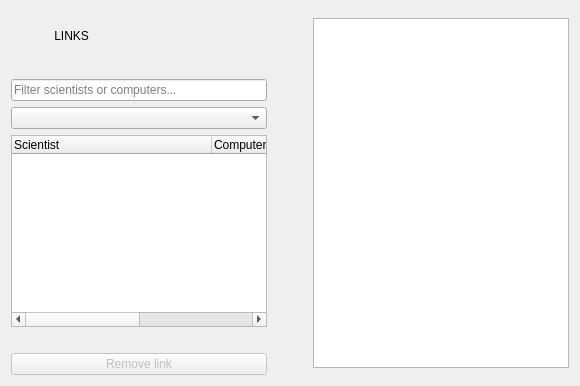
          <widget class="QWidget" name="tab_3">
           <attribute name="icon">
            <iconset resource="images.qrc">
             <normaloff>:/Buttons/skil3-links.png</normaloff>:/Buttons/skil3-links.png</iconset>
           </attribute>
           <attribute name="title">
            <string/>
           </attribute>
           <layout class="QHBoxLayout" name="horizontalLayout_9">
            <item>
             <layout class="QVBoxLayout" name="verticalLayout_5">
              <property name="leftMargin">
               <number>0</number>
              </property>
              <property name="rightMargin">
               <number>0</number>
              </property>
              <item>
               <widget class="QLabel" name="label_14">
                <property name="minimumSize">
                 <size>
                  <width>0</width>
                  <height>50</height>
                 </size>
                </property>
                <property name="maximumSize">
                 <size>
                  <width>16777215</width>
                  <height>50</height>
                 </size>
                </property>
                <property name="styleSheet">
                 <string notr="true">font: 18pt &quot;Agency FB&quot;;
image: url(:/Buttons/skil3-links.png);
image-position: left;</string>
                </property>
                <property name="text">
                 <string>             LINKS</string>
                </property>
               </widget>
              </item>
              <item>
               <spacer name="verticalSpacer_17">
                <property name="orientation">
                 <enum>Qt::Vertical</enum>
                </property>
                <property name="sizeType">
                 <enum>QSizePolicy::Fixed</enum>
                </property>
                <property name="sizeHint" stdset="0">
                 <size>
                  <width>20</width>
                  <height>12</height>
                 </size>
                </property>
               </spacer>
              </item>
              <item>
               <widget class="QLineEdit" name="inputFilterLink">
                <property name="text">
                 <string/>
                </property>
                <property name="placeholderText">
                 <string>Filter scientists or computers...</string>
                </property>
               </widget>
              </item>
              <item>
               <widget class="QComboBox" name="linkCombo"/>
              </item>
              <item>
               <widget class="QTableWidget" name="linkTable">
                <property name="editTriggers">
                 <set>QAbstractItemView::NoEditTriggers</set>
                </property>
                <property name="alternatingRowColors">
                 <bool>true</bool>
                </property>
                <property name="showGrid">
                 <bool>false</bool>
                </property>
                <property name="sortingEnabled">
                 <bool>true</bool>
                </property>
                <attribute name="horizontalHeaderDefaultSectionSize">
                 <number>200</number>
                </attribute>
                <attribute name="horizontalHeaderMinimumSectionSize">
                 <number>70</number>
                </attribute>
                <attribute name="horizontalHeaderShowSortIndicator" stdset="0">
                 <bool>true</bool>
                </attribute>
                <attribute name="horizontalHeaderStretchLastSection">
                 <bool>true</bool>
                </attribute>
                <attribute name="verticalHeaderCascadingSectionResizes">
                 <bool>false</bool>
                </attribute>
                <attribute name="verticalHeaderStretchLastSection">
                 <bool>false</bool>
                </attribute>
                <column>
                 <property name="text">
                  <string>Scientist</string>
                 </property>
                 <property name="textAlignment">
                  <set>AlignLeading|AlignVCenter</set>
                 </property>
                </column>
                <column>
                 <property name="text">
                  <string>Computer</string>
                 </property>
                 <property name="textAlignment">
                  <set>AlignLeading|AlignVCenter</set>
                 </property>
                </column>
               </widget>
              </item>
              <item>
               <widget class="QLabel" name="counterLink">
                <property name="text">
                 <string/>
                </property>
               </widget>
              </item>
              <item>
               <widget class="QPushButton" name="removeLinkButton">
                <property name="enabled">
                 <bool>false</bool>
                </property>
                <property name="text">
                 <string>Remove link</string>
                </property>
               </widget>
              </item>
             </layout>
            </item>
            <item>
             <spacer name="horizontalSpacer_7">
              <property name="orientation">
               <enum>Qt::Horizontal</enum>
              </property>
              <property name="sizeType">
               <enum>QSizePolicy::Fixed</enum>
              </property>
              <property name="sizeHint" stdset="0">
               <size>
                <width>40</width>
                <height>20</height>
               </size>
              </property>
             </spacer>
            </item>
            <item>
             <widget class="QTextBrowser" name="textBrowserLink">
              <property name="maximumSize">
               <size>
                <width>550</width>
                <height>350</height>
               </size>
              </property>
             </widget>
            </item>
           </layout>
          </widget>
